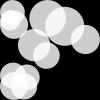
Frame 1 (no input)
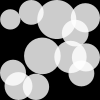
Frame 60 (the mouse pressed at the canvas centre just before this capture)
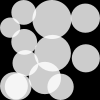
Frame 120 (the mouse held since frame 60 and released just before this capture)

The Processing sketch that drew these frames (run headless with seeded random() and noise(); from frame 60 on, the mouse is pressed at the canvas centre):

// Processing sketch: BouncyBubbles
// ── BouncyBubbles.pde
/*
 * [CalsignLabs]
 * This example taken from the Processing distribution.
 * This example has been scaled up to fill the entire display.
 */

/**
 * Bouncy Bubbles. 
 * Based on code from Keith Peters (www.bit-101.com). 
 * 
 * Multiple-object collision.
 */
 
 
int numBalls = 12;
float spring = 0.05;
float gravity = 0.03;
float friction = -0.9;
Ball[] balls = new Ball[numBalls];

void setup() 
{
  noStroke();
  smooth();
  for (int i = 0; i < numBalls; i++) {
    balls[i] = new Ball(random(width), random(height), random(20, 40), i, balls);
  }
}

void draw() 
{
  background(0);
  for (int i = 0; i < numBalls; i++) {
    balls[i].collide();
    balls[i].move();
    balls[i].display();  
  }
}

class Ball {
  float x, y;
  float diameter;
  float vx = 0;
  float vy = 0;
  int id;
  Ball[] others;
 
  Ball(float xin, float yin, float din, int idin, Ball[] oin) {
    x = xin;
    y = yin;
    diameter = din;
    id = idin;
    others = oin;
  } 
  
  void collide() {
    for (int i = id + 1; i < numBalls; i++) {
      float dx = others[i].x - x;
      float dy = others[i].y - y;
      float distance = sqrt(dx*dx + dy*dy);
      float minDist = others[i].diameter/2 + diameter/2;
      if (distance < minDist) { 
        float angle = atan2(dy, dx);
        float targetX = x + cos(angle) * minDist;
        float targetY = y + sin(angle) * minDist;
        float ax = (targetX - others[i].x) * spring;
        float ay = (targetY - others[i].y) * spring;
        vx -= ax;
        vy -= ay;
        others[i].vx += ax;
        others[i].vy += ay;
      }
    }   
  }
  
  void move() {
    vy += gravity;
    x += vx;
    y += vy;
    if (x + diameter/2 > width) {
      x = width - diameter/2;
      vx *= friction; 
    }
    else if (x - diameter/2 < 0) {
      x = diameter/2;
      vx *= friction;
    }
    if (y + diameter/2 > height) {
      y = height - diameter/2;
      vy *= friction; 
    } 
    else if (y - diameter/2 < 0) {
      y = diameter/2;
      vy *= friction;
    }
  }
  
  void display() {
    fill(255, 204);
    ellipse(x, y, diameter, diameter);
  }
}
